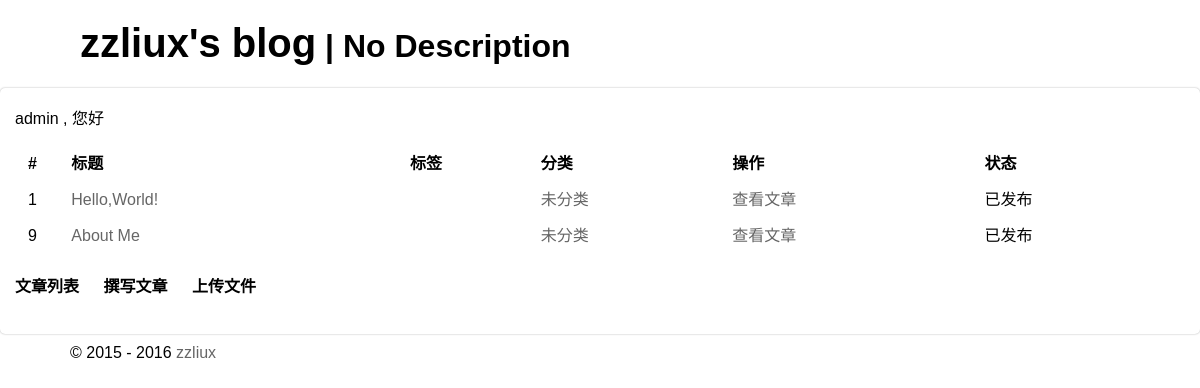
The app's page /user/?listArticles=1 (signed in) with its own data.
### tables this page shows
CREATE TABLE IF NOT EXISTS `xblog_articles` (
  `cid` int(10) unsigned NOT NULL AUTO_INCREMENT,
  `uid` int(10) unsigned NOT NULL,
  `title` text,
  `content` longtext,
  `tags` tinytext,
  `categories` tinytext,
  `date` int(11) NOT NULL DEFAULT '0',
  `status` tinyint(3) unsigned NOT NULL DEFAULT '0',
  `commentStatus` tinyint(1) NOT NULL DEFAULT '1',
  `priority` int(11) NOT NULL DEFAULT '0',
  PRIMARY KEY (`cid`)
);

### config/siteInfo.php (called while the page is built)
<?php
$config = array(
	'blog_title'		=> 'zzliux\'s blog',
	'blog_description'	=> 'No Description',
	'blog_theme' 		=> 'default',
	'blog_siteLink'		=> 'http://localhost/blog/',
	'baiduPushUrlApi'	=> 'http://data.zz.baidu.com/urls?site=www.zzliux.com&token=j4xsy8rafXe70reK',
);

### class/database.class.php (called while the page is built, shortened)
<?php
class database {
	public $ch;
	public $tablePrefix = 'xblog';
	protected $options = array();
	function __construct(){
		require(dirname(__FILE__).'/../config/siteInfo.php');
		$this->options = $config;
		$this->ch = new mysqli(HOSTNAME,HOSTUSER,HOSTPWD,HOSTDB);
		$this->ch->query('SET NAMES utf8mb4');
	}
	function getOption($key){
		$key = $this->ch->real_escape_string($key);
		if($this->options[$key]){
			return $this->options[$key];
		}
	}
	function getArticlesByUid($uid, $status = 1){
		$uid= $this->ch->real_escape_string($uid);
		$status = $this->ch->real_escape_string($status);
		if($status)
			$sql = "SELECT * FROM `{$this->tablePrefix}_articles` WHERE `uid` = '{$uid}' AND `status` > 0";
		else
			$sql = "SELECT * FROM `{$this->tablePrefix}_articles` WHERE `uid` = '{$uid}'";
		$res = $this->ch->query($sql);
		while($row = $res->fetch_assoc()){
			$re[] = $row;
		}
		return $re;
	}
}

### functions/common.php (the view, shortened to what this page needs)
<?php
include_once(dirname(__FILE__).'/../class/database.class.php');
function blog_title(){
	$db = new database();
	echo $db->getOption('blog_title');
}
function blog_description(){
	$db = new database();
	echo $db->getOption('blog_description');
}
function blog_footer(){
	$db = new database();
	$themeName = $db->getThemeName();
	include_once(dirname(__FILE__)."/../templates/{$themeName}/component/footer.php");
}
function blog_siteLink(){
	$db = new database();
	echo $db->getOption('blog_siteLink');
}
function blog_listUserArticles($uid){
	$db = new database();
	$re = $db->getArticlesByUid($uid,0);
	$out = '<table><tr><th>#</th><th>标题</th><th>标签</th><th>分类</th><th>操作</th><th>状态</th></tr>';
	foreach($re as $v){
		if(preg_match_all('/([^|]+)\|/', $v['tags'],$t)){
			$v['tags'] = "<a href=\"../search/?tag={$t[1][0]}\" target=\"_blank\">{$t[1][0]}</a>";
			for($i=1,$l=count($t[1]);$i<$l;$i++){
				$v['tags'] .= ",<a href=\"../search/?tag={$t[1][$i]}\" target=\"_blank\">{$t[1][$i]}</a>";
			}
		}else{
			$v['tags'] = '';
		}
		if(preg_match_all('/([^|]+)\|/', $v['categories'],$t)){
			$v['categories'] = "<a href=\"../search/?category={$t[1][0]}\" target=\"_blank\">{$t[1][0]}</a>";
		}else{
			$v['categories'] = '';
		}
		$out .= "<tr><td>{$v['cid']}</td><td><a href=\"?editor=1&cid={$v['cid']}\">{$v['title']}</a></td><td>{$v['tags']}</td><td>{$v['categories']}</td><td><a href=\"../article/{$v['cid']}&viewDraft=1\" target=\"_blank\">查看文章</a></td><td>".($v['status']?"已发布":"草稿")."</td></tr>";
	}
	$out.='</table>';
	echo $out;
}

### templates/default/css/default.css (style rules this page uses)
body { font-family: Helvetica, Tahoma, Arial, "Microsoft YaHei", "微软雅黑", STXihei, "华文细黑", sans-serif; max-width: 1600px; margin: 0 auto; }
th { text-align:left; }
.post a { cursor: pointer; text-decoration:none; color:#666; }
.user-articlesBox table { width: 100%; }
.msg a, td a { text-decoration: none; color: #000; }
a { display: inline-block; white-space:nowrap; }

### records on screen
xblog_articles: cid "1", title "Hello,World!", status "已发布"
xblog_articles: cid "9", title "About Me", status "已发布"

### other values on screen
$db->getOption('blog_title') "zzliux's blog"
$db->getOption('blog_description') "No Description"
$db->getUser($_SESSION['uid']) "admin"
